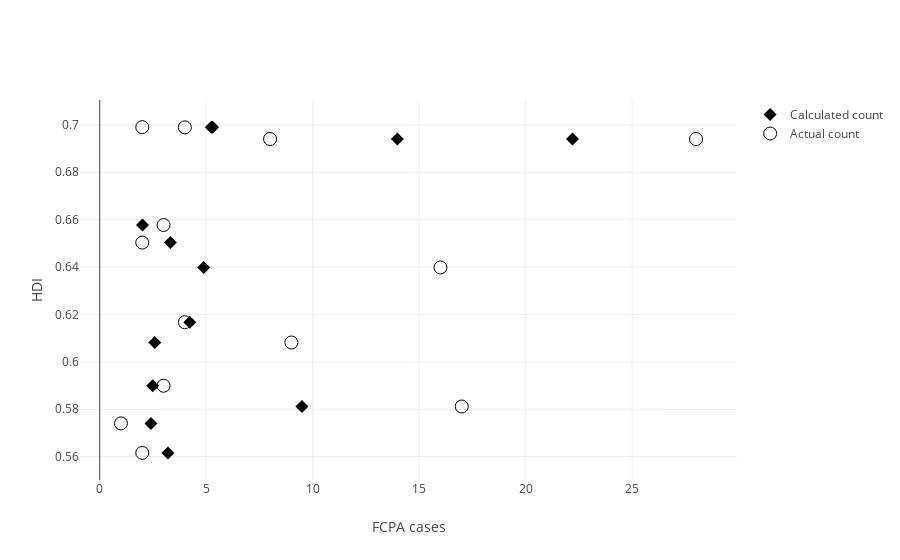

Notebook cell for this chart:
### Code cell
import plotly.plotly as py
import plotly.graph_objs as go
trace1 = go.Scatter(
    x = np.exp(df_hdi_medium['Calc Count']),
    y = df_hdi_medium['score'],
    text = df_hdi_medium['Legend'],
    mode='markers',
    marker = dict(symbol='diamond', color='black', size=10),
    name = 'Calculated count'
)

trace2 = go.Scatter(
    x = df_hdi_medium['Count'],
    y = df_hdi_medium['score'],
    text = df_hdi_medium['Legend'],
    mode='markers',
    marker=dict(size=13, color ='black', symbol = "circle-open"),
    name = 'Actual count'
)

layout = go.Layout(
    xaxis=dict(
        title = 'FCPA cases'
    ),
    yaxis=dict(
        title = 'HDI'
    )
)
data = [trace1, trace2]

plotly.offline.iplot({'data':data, 'layout': layout}, filename='HDI vs fcpa: Medium HDI', config={'showLink': False})

### Figure 1 — Plotly figure (JSON) as saved in the notebook; plotly's stock layout.template omitted (floating-point values rounded to 4 significant figures)
{"data": [{"marker": {"color": "black", "size": 10, "symbol": "diamond"}, "mode": "markers", "name": "Calculated count", "text": ["pm 14.0<br>cti 4.0<br>rt 0.0", "pm 2.0<br>cti 7.0<br>rt 6.0", "pm 8.0<br>cti 7.0<br>rt 3.0", "pm 10.0<br>cti 5.0<br>rt 6.0", "pm 15.0<br>cti 4.0<br>rt 4.0", "pm 14.0<br>cti 3.0<br>rt 7.0", "pm 13.0<br>cti 6.0<br>rt 7.0", "pm 13.0<br>cti 2.0<br>rt 0.0", "pm 15.0<br>cti 6.0<br>rt 0.0", "pm 12.0<br>cti 4.0<br>rt 0.0", "pm 5.0<br>cti 4.0<br>rt 0.0", "pm 10.0<br>cti 5.0<br>rt 0.0", "pm 3.0<br>cti 5.0<br>rt 0.0"], "type": "scatter", "uid": "4cd9a298-ca11-11e8-afa8-c48e8ff48516", "x": [5.242, 5.303, 13.98, 22.2, 2.011, 3.32, 4.887, 4.229, 2.584, 2.488, 9.496, 2.406, 3.204], "y": [0.699, 0.6989, 0.694, 0.694, 0.6577, 0.6503, 0.6398, 0.6167, 0.6082, 0.5899, 0.5812, 0.574, 0.5616]}, {"marker": {"color": "black", "size": 13, "symbol": "circle-open"}, "mode": "markers", "name": "Actual count", "text": ["pm 14.0<br>cti 4.0<br>rt 0.0", "pm 2.0<br>cti 7.0<br>rt 6.0", "pm 8.0<br>cti 7.0<br>rt 3.0", "pm 10.0<br>cti 5.0<br>rt 6.0", "pm 15.0<br>cti 4.0<br>rt 4.0", "pm 14.0<br>cti 3.0<br>rt 7.0", "pm 13.0<br>cti 6.0<br>rt 7.0", "pm 13.0<br>cti 2.0<br>rt 0.0", "pm 15.0<br>cti 6.0<br>rt 0.0", "pm 12.0<br>cti 4.0<br>rt 0.0", "pm 5.0<br>cti 4.0<br>rt 0.0", "pm 10.0<br>cti 5.0<br>rt 0.0", "pm 3.0<br>cti 5.0<br>rt 0.0"], "type": "scatter", "uid": "4cd9a299-ca11-11e8-96f0-c48e8ff48516", "x": [2, 4, 8, 28, 3, 2, 16, 4, 9, 3, 17, 1, 2], "y": [0.699, 0.6989, 0.694, 0.694, 0.6577, 0.6503, 0.6398, 0.6167, 0.6082, 0.5899, 0.5812, 0.574, 0.5616]}], "layout": {"xaxis": {"title": "FCPA cases"}, "yaxis": {"title": "HDI"}}}
